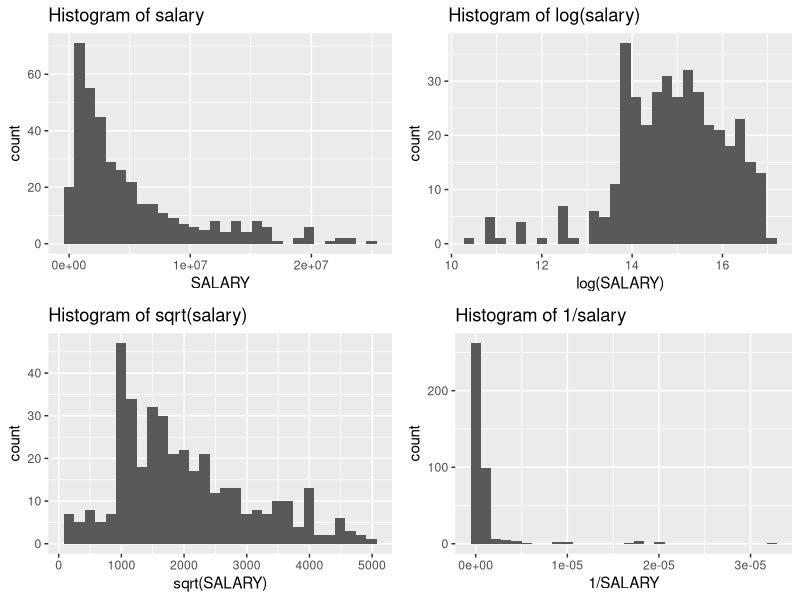
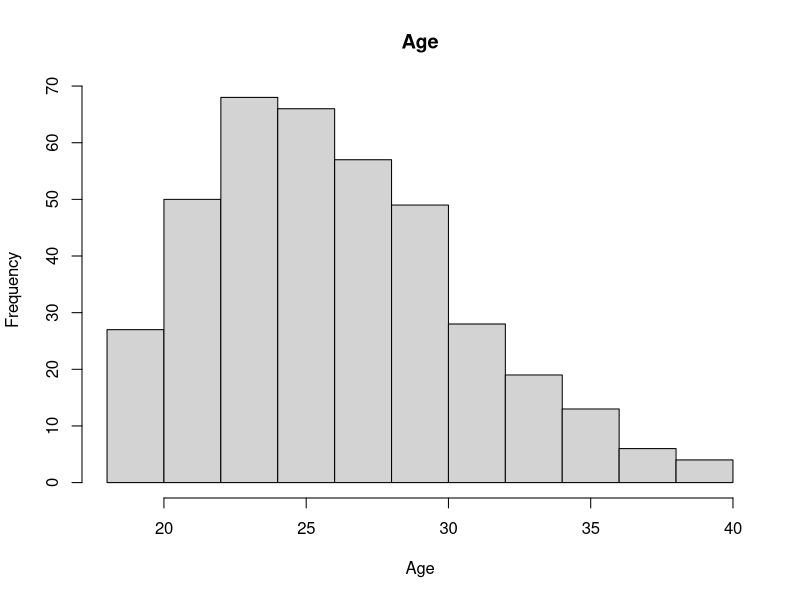
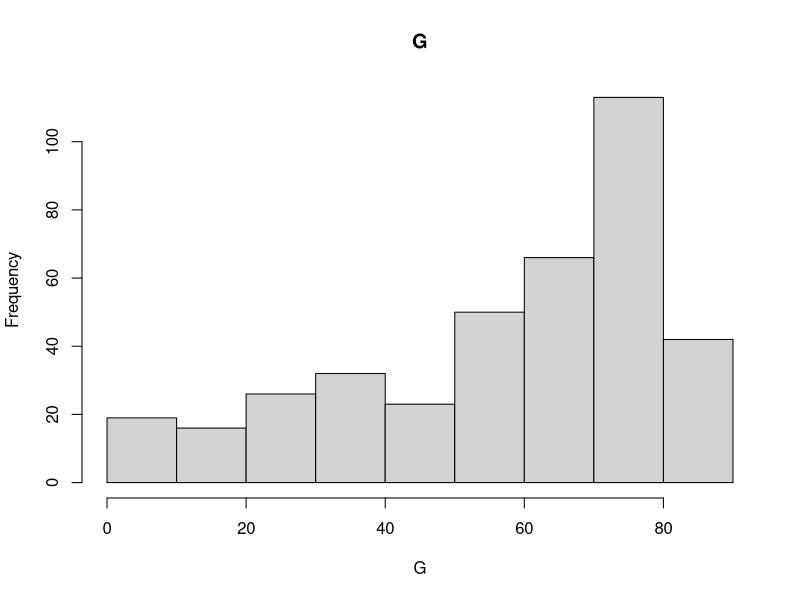
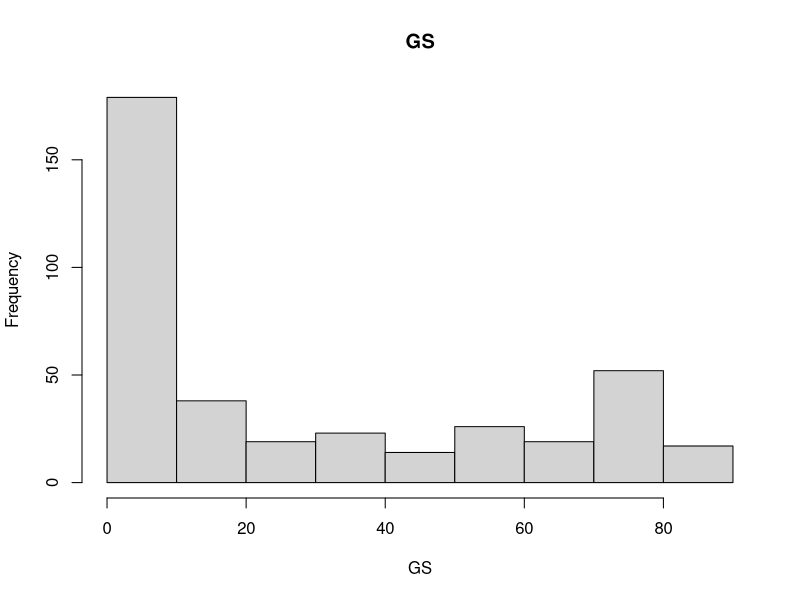
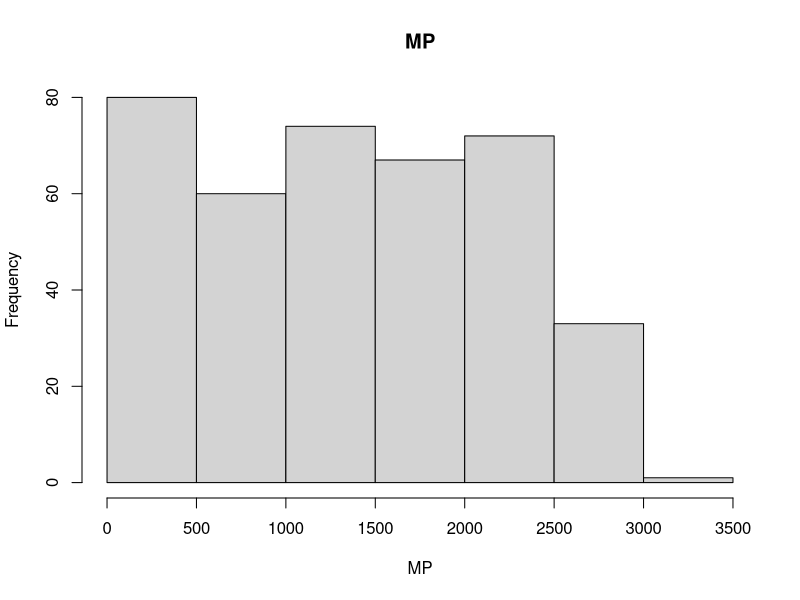
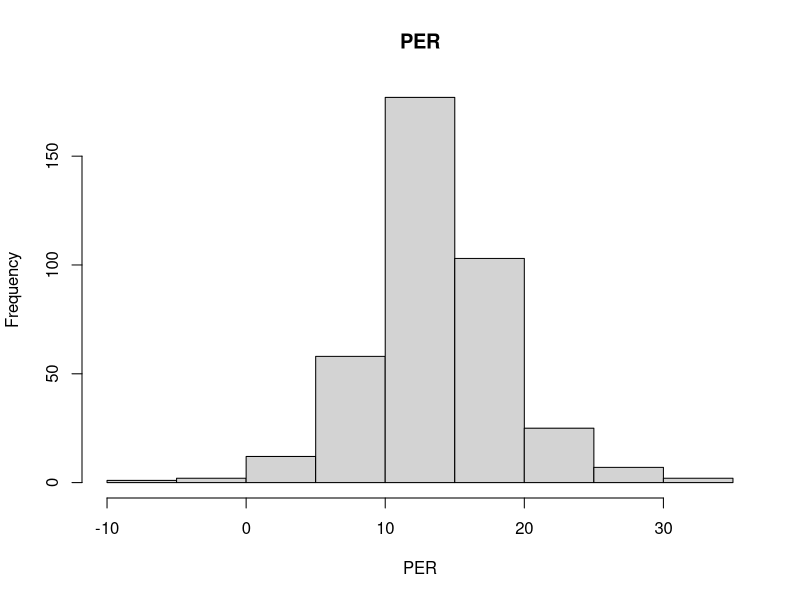
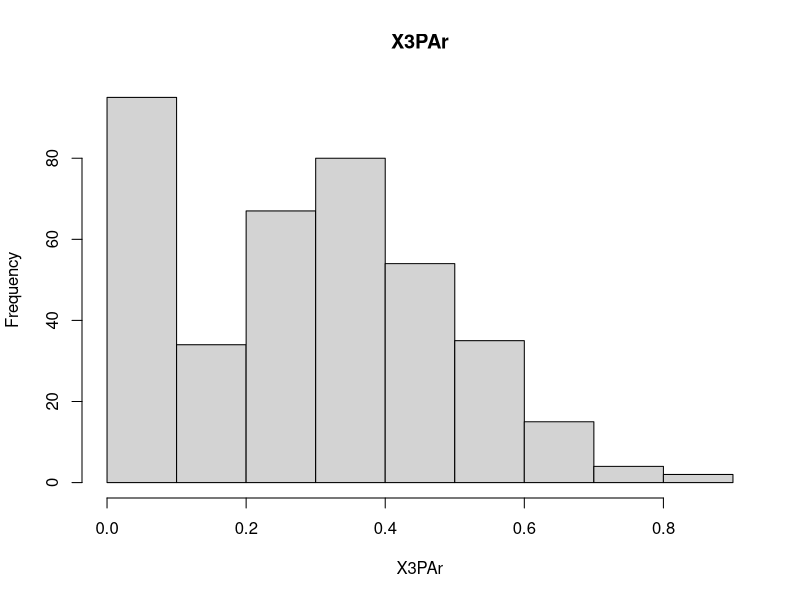
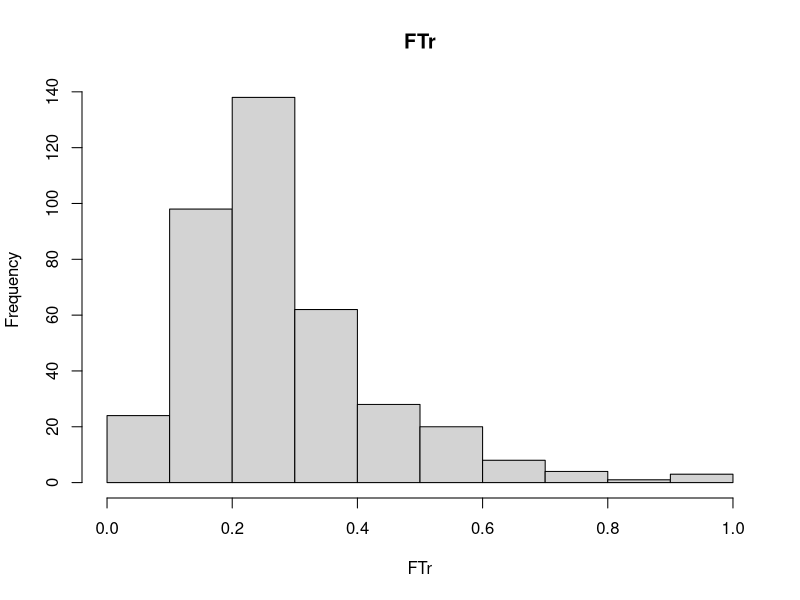

Reproduce these figures in R, in order.
## ---- chunk 1
knitr::opts_chunk$set(echo = TRUE)
knitr::opts_chunk$set(tidy.opts=list(width.cutoff=70),tidy=TRUE)
library(tidyverse)
library(GGally)
library(ggplot2)
library(gridExtra)

## ---- chunk 2
player_data <- read.csv("data/PlayerData.csv", row.names = 1)

y_hist = player_data %>% ggplot(aes(x = SALARY)) + geom_histogram() + ggtitle("Histogram of salary")
logy_hist = player_data %>% ggplot(aes(x = log(SALARY))) + geom_histogram() + ggtitle("Histogram of log(salary)")
sqrty_hist = player_data %>% ggplot(aes(x = sqrt(SALARY))) + geom_histogram() + ggtitle("Histogram of sqrt(salary)")
invy_hist = player_data %>% ggplot(aes(x = 1/SALARY)) + geom_histogram() + ggtitle("Histogram of 1/salary")
grid.arrange(y_hist, logy_hist, sqrty_hist, invy_hist, nrow = 2, ncol=2)

## ---- chunk 3
numeric_cols = c("Age", "G", "GS", "MP", "PER", "X3PAr", "FTr", "ORB.", "DRB.", "TRB.", "AST.", "STL.", "BLK.", "TOV.", "USG.", "ORtg", "DRtg", "OWS", "DWS", "WS", "WS.48", "OBPM", "DBPM", "BPM", "VORP", "PTS", "TS.")
categorical_cols = c("Tm", "Pos", "International")
for (column in numeric_cols){
  #c = sym(column)
  #h = player_data %>% ggplot(aes(x = c)) + geom_histogram() + ggtitle(paste("Histogram of", column))
  hist(player_data[,column], xlab=column, main=column)
}
## ---- chunk 4
for (column in numeric_cols){
  plot(player_data[,column], log(player_data$SALARY), xlab=column, ylab="log salary", main=column)
}
## ---- chunk 5
for (column in categorical_cols){
  boxplot(log(player_data$SALARY) ~ player_data[,column], xlab=column, ylab="log salary", main=column)
}
